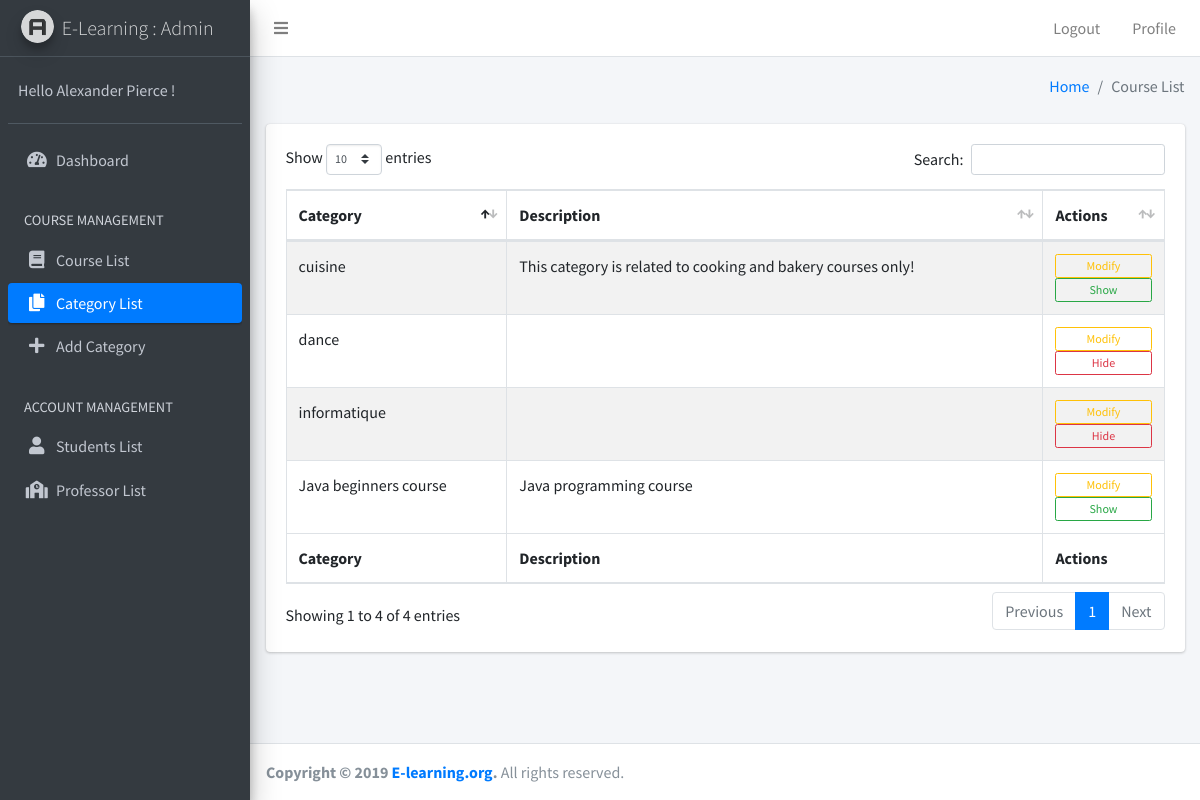
/Admin/S-Admin/category_list.php, run on the app's committed database.
### tables this page shows
CREATE TABLE IF NOT EXISTS `category` (
  `id_category` int(11) NOT NULL AUTO_INCREMENT,
  `label_category` varchar(100) NOT NULL,
  `description` varchar(200) DEFAULT NULL,
  `active` tinyint(1) NOT NULL DEFAULT '1',
  PRIMARY KEY (`id_category`)
);

### Admin/S-Admin/category_list.php (the view, shortened to what this page needs)
<?php
    include_once("../../Database/db_connection.php");
    $sql = "SELECT * FROM category";
    $result = $conn->query($sql);
?>
<!DOCTYPE html>
<html>
<head>
    <link rel="stylesheet" href="../plugins/fontawesome-free/css/all.min.css">
    <link rel="stylesheet" href="https://code.ionicframework.com/ionicons/2.0.1/css/ionicons.min.css">
    <link rel="stylesheet" href="../plugins/tempusdominus-bootstrap-4/css/tempusdominus-bootstrap-4.min.css">
    <link rel="stylesheet" href="../plugins/icheck-bootstrap/icheck-bootstrap.min.css">
    <link rel="stylesheet" href="../plugins/jqvmap/jqvmap.min.css">
    <link rel="stylesheet" href="../plugins/datatables-bs4/css/dataTables.bootstrap4.css">
    <link rel="stylesheet" href="../dist/css/adminlte.min.css">
    <link rel="stylesheet" href="../plugins/overlayScrollbars/css/OverlayScrollbars.min.css">
    <link rel="stylesheet" href="../plugins/daterangepicker/daterangepicker.css">
    <link rel="stylesheet" href="../plugins/summernote/summernote-bs4.css">
</head>
<body class="hold-transition sidebar-mini layout-fixed">
    <div class="wrapper">
        <nav class="main-header navbar navbar-expand navbar-white navbar-light">
            <ul class="navbar-nav">
                <li class="nav-item">
                    <a class="nav-link" data-widget="pushmenu" href="#"><i class="fas fa-bars"></i></a>
                </li>
            </ul>
            <ul class="navbar-nav ml-auto">
                <li class="nav-item d-none d-sm-inline-block">
                    <a href="../Authentification/sign_up.php" class="nav-link">Logout</a>
                </li>
                <li class="nav-item d-none d-sm-inline-block">
                    <a href="profile.php" class="nav-link">Profile</a>
                </li>
            </ul>
        </nav>
        <aside class="main-sidebar sidebar-dark-primary elevation-4">
            <a href="index3.html" class="brand-link">
                <img src="../dist/img/AdminLTELogo.png" alt="AdminLTE Logo" class="brand-image img-circle elevation-3" style="opacity: .8">
                <span class="brand-text font-weight-light">E-Learning : Admin</span>
            </a>
            <div class="sidebar">
                <div class="user-panel mt-3 pb-3 mb-3 d-flex">
                    <div class="info">
                        <a href="#" class="d-block">Hello Alexander Pierce !</a>
                    </div>
                </div>
                <nav class="mt-2">
                    <ul class="nav nav-pills nav-sidebar flex-column" data-widget="treeview" role="menu" data-accordion="false">
                        <li class="nav-item">
                            <a href="index.php" class="nav-link">
                                <i class="nav-icon fas fa-tachometer-alt"></i>
                                <p>Dashboard</p>
                            </a>
                        </li>
                        <li class="nav-header">COURSE MANAGEMENT</li>
                        <li class="nav-item">
                            <a href="course_list.php" class="nav-link">
                                <i class="nav-icon fas fa-book"></i>
                                <p>Course List</p>
                            </a>
                        </li>
                        <li class="nav-item">
                            <a href="category_list.php" class="nav-link active">
                                <i class="nav-icon fas fa-copy"></i>
                                <p>Category List</p>
                            </a>
                        </li>
                        <li class="nav-item">
                            <a href="add_category.php" class="nav-link">
                                <i class="nav-icon fas fa-plus"></i>
                                <p>Add Category</p>
                            </a>
                        </li>
                        <li class="nav-header">ACCOUNT MANAGEMENT</li>
                        <li class="nav-item">
                            <a href="student_list.php" class="nav-link">
                                <i class="nav-icon fas fa-user"></i>
                                <p>Students List</p>
                            </a>
                        </li>
                        <li class="nav-item">
                            <a href="professor_list.php" class="nav-link">
                                <i class="nav-icon fas fa-school"></i>
                                <p>Professor List</p>
                            </a>
                        </li>
                    </ul>
                </nav>
            </div>
        </aside>
        <div class="content-wrapper">
            <div class="content-header">
                <div class="container-fluid">
                    <div class="row mb-2">
                        <div class="col-sm-6 ml-auto">
                            <ol class="breadcrumb float-sm-right">
                                <li class="breadcrumb-item"><a href="index.php">Home</a></li>
                                <li class="breadcrumb-item active">Course List</li>
                            </ol>
                        </div>
                    </div>
                </div>
            </div>
            <section class="content">
                <div class="container-fluid">
                    <div class="card">
                        <div class="card-body">
                            <table id="example1" class="table table-bordered table-striped">
                                <thead>
                                    <tr>
                                        <th>Category</th>
                                        <th>Description</th>
                                        <th>Actions</th>
                                    </tr>
                                </thead>
                                <tbody>
                                    <?php
                                    while($row = $result->fetch_assoc()):
                                    $id_category = $row["id_category"];
                                    $label_category = $row["label_category"];
                                    $description = $row["description"];
                                    $active = $row["active"];
                                    ?>
                                    <tr>
                                        <td><?php echo $label_category;?></td>
                                        <td><?php echo $description;?></td>
                                        <td>
                                            <form method="post" action="modify_category.php&id=<?php echo $id_category;?>">
                                                <button type="submit" class="btn btn-block btn-outline-warning btn-xs">Modify</button>
                                            </form>
                                            <?php if($active == '1'):?>
                                            <form method="post" action="hide_category.php&id=<?php echo $id_category;?>">
                                                <button type="submit" class="btn btn-block btn-outline-danger btn-xs">Hide</button>
                                            </form>
                                            <?php endif;?>
                                            <?php if($active == '0'):?>
                                            <form method="post" action="show_category.php&id=<?php echo $id_category;?>">
                                                <button type="submit" class="btn btn-block btn-outline-success btn-xs">Show</button>
                                            </form>
                                            <?php endif;?>
                                            <?php endwhile;?>
                                        </td>
                                    </tr>
                                </tbody>
                                <tfoot>
                                    <tr>
                                        <th>Category</th>
                                        <th>Description</th>
                                        <th>Actions</th>
                                    </tr>
                                </tfoot>
                            </table>
                        </div>
                    </div>
                </div>
            </section>
        </div>
    </div>
    <footer class="main-footer">
        <strong>Copyright &copy; 2019 <a href="http://adminlte.io">E-learning.org</a>.</strong>
        All rights reserved.
    </footer>
</body>
</html>

### data on the page
category: label_category "informatique"
category: label_category "cuisine", description "This category is related to cooking and bakery courses only!"
category: label_category "dance"
category: label_category "Java beginners course", description "Java programming course"
